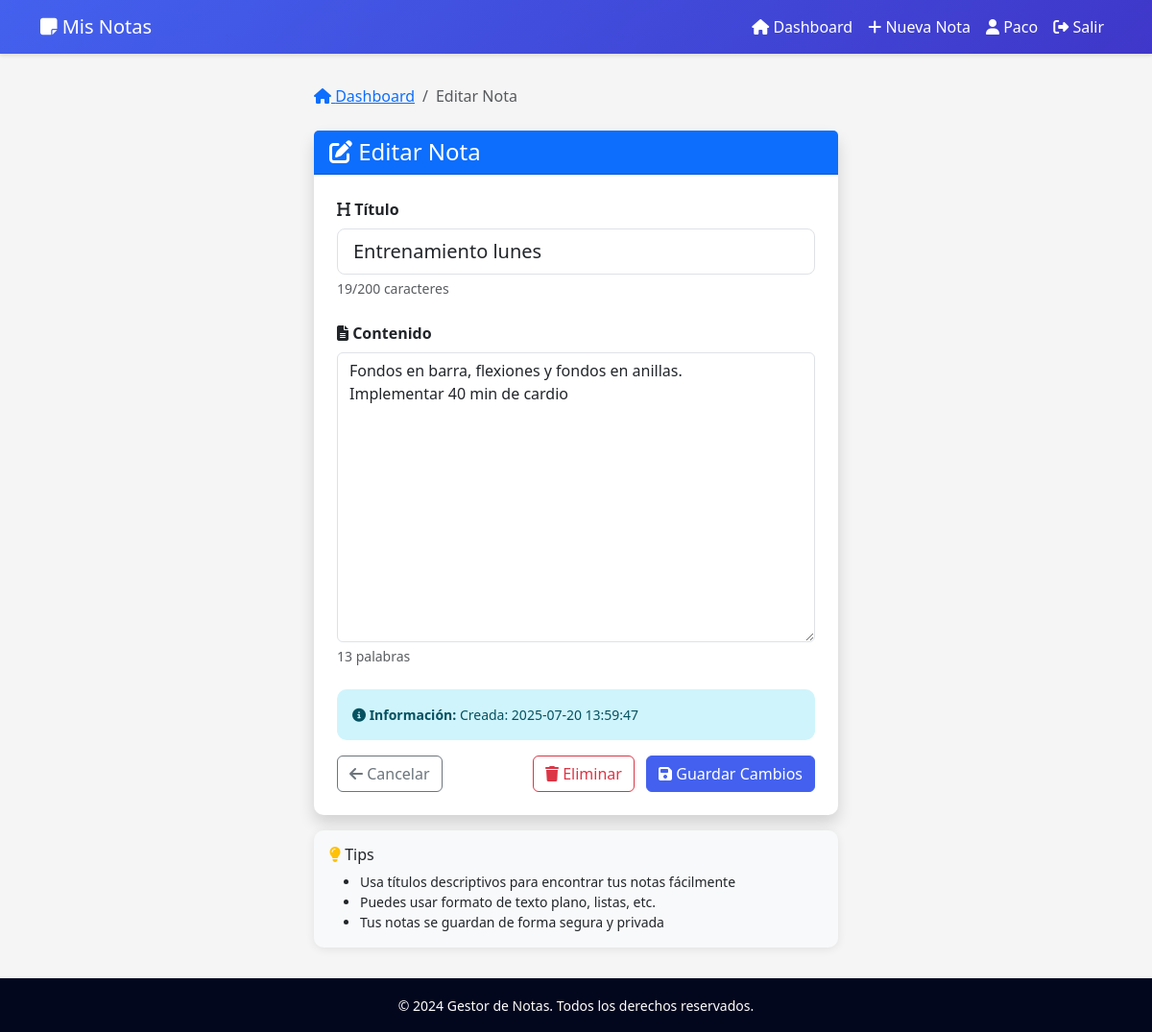
The app's page /note/edit/4 (signed in) with its own data.
### tables this page shows
CREATE TABLE notes (
            id INTEGER PRIMARY KEY AUTOINCREMENT,
            user_id INTEGER NOT NULL,
            title TEXT NOT NULL,
            content TEXT NOT NULL,
            created_at TIMESTAMP DEFAULT CURRENT_TIMESTAMP,
            updated_at TIMESTAMP DEFAULT CURRENT_TIMESTAMP,
            FOREIGN KEY (user_id) REFERENCES users (id)
        );

### app.py (the view, shortened to what this page needs)
@app.route('/note/edit/<int:id>', methods=['GET', 'POST'])
@login_required
def edit_note(id):
    conn = get_db()
    note = conn.execute('SELECT * FROM notes WHERE id = ? AND user_id = ?',
                       (id, session['user_id'])).fetchone()
    if not note:
        conn.close()
        flash('Nota no encontrada.', 'error')
        return redirect(url_for('dashboard'))
    conn.close()
    return render_template('note_form.html', note=note)

### app.py (called while the page is built)
def get_db():
    conn = sqlite3.connect('notes.db')
    conn.row_factory = sqlite3.Row
    return conn

def login_required(f):
    @wraps(f)
    def decorated_function(*args, **kwargs):
        if 'user_id' not in session:
            return redirect(url_for('login'))
        return f(*args, **kwargs)
    return decorated_function

### templates/note_form.html (shortened to what this page needs)
{% extends "base.html" %}
{% block content %}
<div class="row justify-content-center">
    <div class="col-md-8 col-lg-6">
        <nav aria-label="breadcrumb" class="mb-4">
            <ol class="breadcrumb">
                <li class="breadcrumb-item">
                    <a href="{{ url_for('dashboard') }}">
                        <i class="fas fa-home"></i> Dashboard
                    </a>
                </li>
                <li class="breadcrumb-item active">
                    {{ 'Editar' if note else 'Nueva' }} Nota
                </li>
            </ol>
        </nav>
        <div class="card shadow">
            <div class="card-header bg-primary text-white">
                <h4 class="mb-0">
                    <i class="fas {{ 'fa-edit' if note else 'fa-plus-circle' }}"></i>
                    {{ 'Editar' if note else 'Crear Nueva' }} Nota
                </h4>
            </div>
            <div class="card-body p-4">
                <form method="POST" action="{{ url_for('edit_note', id=note.id) if note else url_for('new_note') }}" id="noteForm">
                    <div class="mb-4">
                        <label for="title" class="form-label fw-bold">
                            <i class="fas fa-heading"></i> Título
                        </label>
                        <input type="text"
                               class="form-control form-control-lg"
                               id="title"
                               name="title"
                               placeholder="Dale un título a tu nota..."
                               value="{{ note.title if note else '' }}"
                               required
                               autofocus
                               maxlength="200">
                        <div class="form-text">
                            <span id="titleCount">0</span>/200 caracteres
                        </div>
                    </div>
                    <div class="mb-4">
                        <label for="content" class="form-label fw-bold">
                            <i class="fas fa-file-alt"></i> Contenido
                        </label>
                        <textarea class="form-control"
                                  id="content"
                                  name="content"
                                  rows="12"
                                  placeholder="Escribe el contenido de tu nota aquí..."
                                  required>{{ note.content if note else '' }}</textarea>
                        <div class="form-text">
                            <span id="wordCount">0</span> palabras
                        </div>
                    </div>
                    {% if note %}
                    <div class="alert alert-info small">
                        <i class="fas fa-info-circle"></i>
                        <strong>Información:</strong>
                        {% if note.created_at %}
                            {% if note.created_at is string %}
                                Creada: {{ note.created_at }}
                            {% else %}
                                Creada el {{ note.created_at.strftime('%d/%m/%Y a las %H:%M') }}
                            {% endif %}
                        {% else %}
                            Fecha de creación no disponible
                        {% endif %}
                    </div>
                    {% endif %}
                    <div class="d-flex justify-content-between align-items-center">
                        <a href="{{ url_for('dashboard') }}" class="btn btn-outline-secondary">
                            <i class="fas fa-arrow-left"></i> Cancelar
                        </a>
                        <div>
                            {% if note %}
                            <button type="button" class="btn btn-outline-danger me-2" onclick="confirmDelete()">
                                <i class="fas fa-trash"></i> Eliminar
                            </button>
                            {% endif %}
                            <button type="submit" class="btn btn-primary">
                                <i class="fas fa-save"></i>
                                {{ 'Guardar Cambios' if note else 'Crear Nota' }}
                            </button>
                        </div>
                    </div>
                </form>
            </div>
        </div>
        <div class="card mt-3 bg-light border-0">
            <div class="card-body">
                <h6 class="card-title">
                    <i class="fas fa-lightbulb text-warning"></i> Tips
                </h6>
                <ul class="small mb-0">
                    <li>Usa títulos descriptivos para encontrar tus notas fácilmente</li>
                    <li>Puedes usar formato de texto plano, listas, etc.</li>
                    <li>Tus notas se guardan de forma segura y privada</li>
                </ul>
            </div>
        </div>
    </div>
</div>
{% endblock %}

### templates/base.html (style rules this page uses)
:root { --primary-color: #4361ee; --secondary-color: #3f37c9; --success-color: #06ffa5; --danger-color: #ff006e; --dark-color: #03071e; --light-color: #f8f9fa; }
body { background-color: #f5f5f5; min-height: 100vh; }
.card { border: none; border-radius: 10px; box-shadow: 0 2px 10px rgba(0,0,0,.08); transition: transform 0.2s; }
.btn-primary { background-color: var(--primary-color); border-color: var(--primary-color); }
.alert { border-radius: 10px; border: none; }

### templates/note_form.html (style rules this page uses)
textarea.form-control { resize: vertical; min-height: 200px; }
.breadcrumb { background-color: transparent; padding: 0; }
.card-header { border-radius: 0; }

### records on screen
notes: title "Entrenamiento lunes", content "Fondos en barra, flexiones y fondos en anillas. Implementar 40 min de cardio", created_at "2025-07-20 13:59:47"

### other values on screen
{{ session.username }} "Paco"
{{ 'Editar' if note else 'Nueva' }} "Editar"
{{ 'Editar' if note else 'Crear Nueva' }} "Editar"
{{ 'Guardar Cambios' if note else 'Crear Nota' }} "Guardar Cambios"
